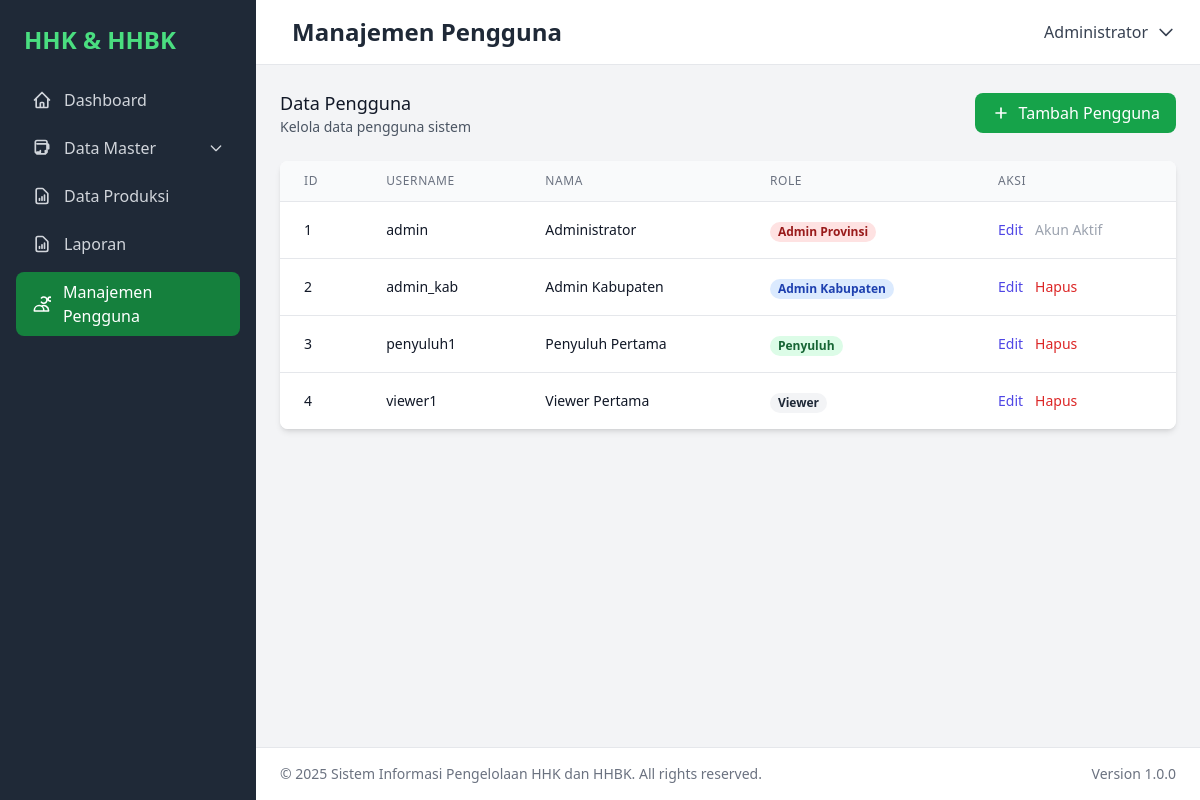
Screenshot of /users.php (signed in) with the database file from the repository.
### tables this page shows
CREATE TABLE `pengguna`  (
  `id` int(0) NOT NULL AUTO_INCREMENT,
  `username` varchar(50) NOT NULL,
  `password_hash` varchar(255) NOT NULL,
  `nama` varchar(100) NOT NULL,
  `role` enum('admin-prov','admin-kab','penyuluh','viewer') NOT NULL DEFAULT 'viewer',
  PRIMARY KEY (`id`) USING BTREE,
  UNIQUE INDEX `username`(`username`) USING BTREE
);

### config/database.php (called while the page is built, shortened)
<?php
$db_host = 'localhost';
$db_name = 'hhbk';
$db_user = 'root';
$db_pass = '';
$db_connection = null;
function getDatabaseConnection() {
    global $db_connection, $db_host, $db_name, $db_user, $db_pass;
    if ($db_connection === null) {
        try {
            $dsn = "mysql:host={$db_host};dbname={$db_name};charset=utf8mb4";
            $db_connection = new PDO($dsn, $db_user, $db_pass);
            $db_connection->setAttribute(PDO::ATTR_ERRMODE, PDO::ERRMODE_EXCEPTION);
            $db_connection->setAttribute(PDO::ATTR_DEFAULT_FETCH_MODE, PDO::FETCH_ASSOC);
        } catch(PDOException $e) {
            error_log("Connection failed: " . $e->getMessage());
            return false;
        }
    }
    return $db_connection;
}
function executeQuery($query, $params = []) {
    $db = getDatabaseConnection();
    try {
        $stmt = $db->prepare($query);
        $stmt->execute($params);
        return $stmt;
    } catch(PDOException $e) {
        error_log("Query execution failed: " . $e->getMessage());
        return false;
    }
}
function getMultipleRows($query, $params = []) {
    $stmt = executeQuery($query, $params);
    return $stmt->fetchAll();
}
?>

### users.php (the view, shortened to what this page needs)
<?php
require_once 'config/database.php';
include 'includes/header.php';
?>
<div class="flex justify-between items-center mb-6">
    <div>
        <h3 class="text-lg font-medium text-gray-900">Data Pengguna</h3>
        <p class="text-sm text-gray-600">Kelola data pengguna sistem</p>
    </div>
    <button onclick="openModal()" class="bg-green-600 hover:bg-green-700 text-white px-4 py-2 rounded-lg flex items-center">
        <svg class="w-5 h-5 mr-2" fill="none" stroke="currentColor" viewBox="0 0 24 24">
            <path stroke-linecap="round" stroke-linejoin="round" stroke-width="2" d="M12 6v6m0 0v6m0-6h6m-6 0H6"></path>
        </svg>
        Tambah Pengguna
    </button>
</div>
<div class="bg-white rounded-lg shadow-md overflow-hidden">
    <div class="overflow-x-auto">
        <table class="min-w-full divide-y divide-gray-200">
            <thead class="bg-gray-50">
                <tr>
                    <th class="px-6 py-3 text-left text-xs font-medium text-gray-500 uppercase tracking-wider">ID</th>
                    <th class="px-6 py-3 text-left text-xs font-medium text-gray-500 uppercase tracking-wider">Username</th>
                    <th class="px-6 py-3 text-left text-xs font-medium text-gray-500 uppercase tracking-wider">Nama</th>
                    <th class="px-6 py-3 text-left text-xs font-medium text-gray-500 uppercase tracking-wider">Role</th>
                    <th class="px-6 py-3 text-left text-xs font-medium text-gray-500 uppercase tracking-wider">Aksi</th>
                </tr>
            </thead>
            <tbody class="bg-white divide-y divide-gray-200">
                <?php echo getUsersData(); ?>
            </tbody>
        </table>
    </div>
</div>
<?php
function getUsersData() {
    try {
        $rows = getMultipleRows("SELECT id, username, nama, role FROM pengguna ORDER BY id");
        $output = '';
        if (empty($rows)) {
            $output .= '<tr><td colspan="5" class="px-6 py-4 text-center text-gray-500">Tidak ada data yang ditemukan</td></tr>';
        } else {
            foreach ($rows as $row) {
                $roleLabels = [
                    'admin-prov' => 'Admin Provinsi',
                    'admin-kab' => 'Admin Kabupaten',
                    'penyuluh' => 'Penyuluh',
                    'viewer' => 'Viewer'
                ];
                $roleClass = [
                    'admin-prov' => 'bg-red-100 text-red-800',
                    'admin-kab' => 'bg-blue-100 text-blue-800',
                    'penyuluh' => 'bg-green-100 text-green-800',
                    'viewer' => 'bg-gray-100 text-gray-800'
                ];
                $output .= '<tr>';
                $output .= '<td class="px-6 py-4 whitespace-nowrap text-sm text-gray-900">' . $row['id'] . '</td>';
                $output .= '<td class="px-6 py-4 whitespace-nowrap text-sm text-gray-900">' . htmlspecialchars($row['username']) . '</td>';
                $output .= '<td class="px-6 py-4 whitespace-nowrap text-sm text-gray-900">' . htmlspecialchars($row['nama']) . '</td>';
                $output .= '<td class="px-6 py-4 whitespace-nowrap">';
                $output .= '<span class="px-2 inline-flex text-xs leading-5 font-semibold rounded-full ' . $roleClass[$row['role']] . '">' . $roleLabels[$row['role']] . '</span>';
                $output .= '</td>';
                $output .= '<td class="px-6 py-4 whitespace-nowrap text-sm font-medium">';
                $output .= '<button onclick="editUser(' . $row['id'] . ', \'' . addslashes($row['username']) . '\', \'' . addslashes($row['nama']) . '\', \'' . $row['role'] . '\')" class="text-indigo-600 hover:text-indigo-900 mr-3">Edit</button>';
                if ($row['id'] != $_SESSION['user_id']) {
                    $output .= '<button onclick="deleteUser(' . $row['id'] . ')" class="text-red-600 hover:text-red-900">Hapus</button>';
                } else {
                    $output .= '<span class="text-gray-400">Akun Aktif</span>';
                }
                $output .= '</td>';
                $output .= '</tr>';
            }
        }
        return $output;
    } catch(Exception $e) {
        return '<tr><td colspan="5" class="px-6 py-4 text-center text-red-600">Error: ' . $e->getMessage() . '</td></tr>';
    }
}
include 'includes/footer.php';
?>

### rows the page displays
pengguna: id "1", username "admin", nama "Administrator", role "Admin Provinsi", shows "Akun Aktif"
pengguna: id "2", username "admin_kab", nama "Admin Kabupaten", role "Admin Kabupaten"
pengguna: id "3", username "penyuluh1", nama "Penyuluh Pertama", role "Penyuluh"
pengguna: id "4", username "viewer1", nama "Viewer Pertama", role "Viewer"

### other values shown
$page_title "Manajemen Pengguna"
$_SESSION['nama'] "Administrator"
